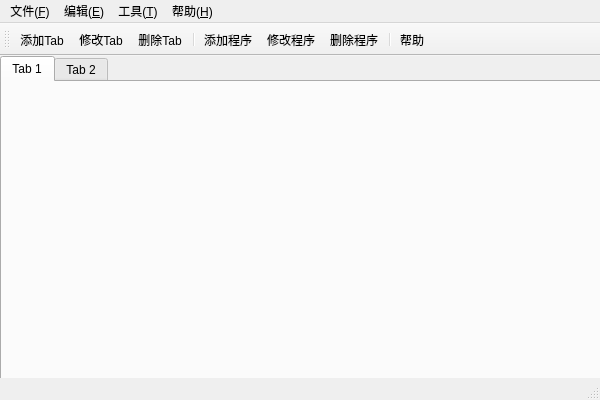
<?xml version="1.0" encoding="UTF-8"?>
<ui version="4.0">
 <class>MainWindow</class>
 <widget class="QMainWindow" name="MainWindow">
  <property name="geometry">
   <rect>
    <x>0</x>
    <y>0</y>
    <width>600</width>
    <height>400</height>
   </rect>
  </property>
  <property name="minimumSize">
   <size>
    <width>600</width>
    <height>400</height>
   </size>
  </property>
  <property name="maximumSize">
   <size>
    <width>600</width>
    <height>400</height>
   </size>
  </property>
  <property name="windowTitle">
   <string>MainWindow</string>
  </property>
  <widget class="QWidget" name="centralWidget">
   <widget class="QTabWidget" name="tabWidget">
    <property name="geometry">
     <rect>
      <x>0</x>
      <y>0</y>
      <width>601</width>
      <height>361</height>
     </rect>
    </property>
    <property name="sizePolicy">
     <sizepolicy hsizetype="Expanding" vsizetype="Expanding">
      <horstretch>0</horstretch>
      <verstretch>0</verstretch>
     </sizepolicy>
    </property>
    <property name="currentIndex">
     <number>0</number>
    </property>
    <widget class="QWidget" name="tab">
     <attribute name="title">
      <string>Tab 1</string>
     </attribute>
    </widget>
    <widget class="QWidget" name="tab_2">
     <attribute name="title">
      <string>Tab 2</string>
     </attribute>
    </widget>
   </widget>
  </widget>
  <widget class="QMenuBar" name="menuBar">
   <property name="geometry">
    <rect>
     <x>0</x>
     <y>0</y>
     <width>600</width>
     <height>23</height>
    </rect>
   </property>
   <widget class="QMenu" name="menu_F">
    <property name="title">
     <string>文件(&amp;F)</string>
    </property>
    <addaction name="add_tab_action"/>
    <addaction name="add_soft_action"/>
   </widget>
   <widget class="QMenu" name="menu_E">
    <property name="title">
     <string>编辑(&amp;E)</string>
    </property>
    <addaction name="del_tab_action"/>
    <addaction name="del_soft_action"/>
    <addaction name="edit_tab_action"/>
    <addaction name="edit_soft_action"/>
   </widget>
   <widget class="QMenu" name="menu_T">
    <property name="title">
     <string>工具(&amp;T)</string>
    </property>
   </widget>
   <widget class="QMenu" name="menu_H">
    <property name="title">
     <string>帮助(&amp;H)</string>
    </property>
    <addaction name="help_action"/>
    <addaction name="about_action"/>
   </widget>
   <addaction name="menu_F"/>
   <addaction name="menu_E"/>
   <addaction name="menu_T"/>
   <addaction name="menu_H"/>
  </widget>
  <widget class="QStatusBar" name="statusBar"/>
  <widget class="QToolBar" name="toolBar">
   <property name="windowTitle">
    <string>toolBar</string>
   </property>
   <attribute name="toolBarArea">
    <enum>TopToolBarArea</enum>
   </attribute>
   <attribute name="toolBarBreak">
    <bool>false</bool>
   </attribute>
   <addaction name="add_tab_action"/>
   <addaction name="edit_tab_action"/>
   <addaction name="del_tab_action"/>
   <addaction name="separator"/>
   <addaction name="add_soft_action"/>
   <addaction name="edit_soft_action"/>
   <addaction name="del_soft_action"/>
   <addaction name="separator"/>
   <addaction name="help_action"/>
  </widget>
  <action name="help_action">
   <property name="text">
    <string>帮助</string>
   </property>
  </action>
  <action name="about_action">
   <property name="text">
    <string>关于</string>
   </property>
  </action>
  <action name="add_tab_action">
   <property name="text">
    <string>添加Tab</string>
   </property>
  </action>
  <action name="add_soft_action">
   <property name="text">
    <string>添加程序</string>
   </property>
  </action>
  <action name="del_tab_action">
   <property name="text">
    <string>删除Tab</string>
   </property>
  </action>
  <action name="del_soft_action">
   <property name="text">
    <string>删除程序</string>
   </property>
  </action>
  <action name="edit_tab_action">
   <property name="text">
    <string>修改Tab</string>
   </property>
  </action>
  <action name="edit_soft_action">
   <property name="text">
    <string>修改程序</string>
   </property>
  </action>
 </widget>
 <resources/>
 <connections/>
</ui>
